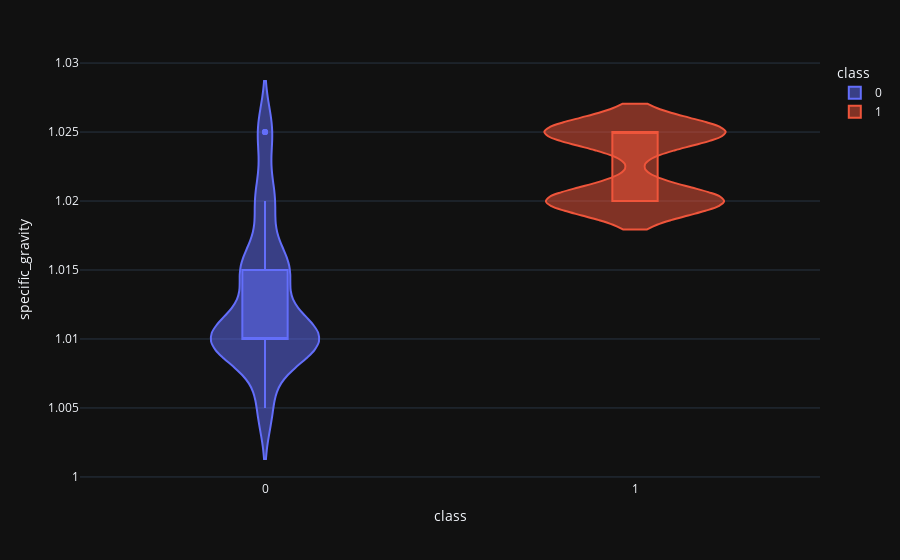

Here is the notebook cell this chart was saved with:
### Code cell
violin('specific_gravity')

### Figure 1 — Plotly figure (JSON) as saved in the notebook; plotly's stock layout.template omitted (floating-point values rounded to 4 significant figures)
{"data": [{"alignmentgroup": "True", "box": {"visible": true}, "hovertemplate": "class=%{x}<br>specific_gravity=%{y}<extra></extra>", "legendgroup": "0", "marker": {"color": "#636efa"}, "name": "0", "offsetgroup": "0", "orientation": "v", "scalegroup": "True", "showlegend": true, "type": "violin", "x": [0, 0, 0, 0, 0, 0, 0, 0, 0, 0, 0, 0, 0, 0, 0, 0, 0, 0, 0, 0, 0, 0, 0, 0, 0, 0, 0, 0, 0, 0, 0, 0, 0, 0, 0, 0, 0, 0, 0, 0, 0, 0, 0], "x0": " ", "xaxis": "x", "y": [1.005, 1.02, 1.01, 1.01, 1.015, 1.025, 1.01, 1.005, 1.02, 1.01, 1.015, 1.005, 1.01, 1.01, 1.015, 1.01, 1.01, 1.015, 1.015, 1.01, 1.015, 1.01, 1.01, 1.01, 1.025, 1.01, 1.02, 1.01, 1.025, 1.01, 1.01, 1.01, 1.02, 1.015, 1.015, 1.01, 1.01, 1.015, 1.01, 1.01, 1.015, 1.01, 1.01], "y0": " ", "yaxis": "y"}, {"alignmentgroup": "True", "box": {"visible": true}, "hovertemplate": "class=%{x}<br>specific_gravity=%{y}<extra></extra>", "legendgroup": "1", "marker": {"color": "#EF553B"}, "name": "1", "offsetgroup": "1", "orientation": "v", "scalegroup": "True", "showlegend": true, "type": "violin", "x": [1, 1, 1, 1, 1, 1, 1, 1, 1, 1, 1, 1, 1, 1, 1, 1, 1, 1, 1, 1, 1, 1, 1, 1, 1, 1, 1, 1, 1, 1, 1, 1, 1, 1, 1, 1, 1, 1, 1, 1, 1, 1, 1, 1, 1, 1, 1, 1, 1, 1, 1, 1, 1, 1, 1, 1, 1, 1, 1, 1, 1, 1, 1, 1, 1, 1, 1, 1, 1, 1, 1, 1, 1, 1, 1, 1, 1, 1, 1, 1, 1, 1, 1, 1, 1, 1, 1, 1, 1, 1, 1, 1, 1, 1, 1, 1, 1, 1, 1, 1, 1, 1, 1, 1, 1, 1, 1, 1, 1, 1, 1, 1, 1, 1, 1], "x0": " ", "xaxis": "x", "y": [1.025, 1.025, 1.025, 1.025, 1.025, 1.025, 1.025, 1.02, 1.02, 1.02, 1.02, 1.02, 1.02, 1.02, 1.02, 1.02, 1.02, 1.025, 1.025, 1.025, 1.025, 1.025, 1.02, 1.025, 1.02, 1.025, 1.025, 1.02, 1.025, 1.02, 1.02, 1.02, 1.025, 1.02, 1.02, 1.02, 1.02, 1.025, 1.025, 1.02, 1.02, 1.02, 1.025, 1.02, 1.025, 1.02, 1.025, 1.02, 1.025, 1.02, 1.02, 1.025, 1.02, 1.02, 1.025, 1.025, 1.025, 1.02, 1.02, 1.025, 1.02, 1.02, 1.025, 1.025, 1.02, 1.025, 1.02, 1.025, 1.025, 1.02, 1.02, 1.02, 1.02, 1.025, 1.02, 1.025, 1.025, 1.02, 1.02, 1.025, 1.02, 1.025, 1.025, 1.025, 1.025, 1.025, 1.02, 1.02, 1.025, 1.02, 1.025, 1.025, 1.02, 1.025, 1.02, 1.025, 1.02, 1.025, 1.025, 1.02, 1.02, 1.025, 1.025, 1.02, 1.025, 1.025, 1.025, 1.02, 1.025, 1.02, 1.02, 1.025, 1.02, 1.025, 1.025], "y0": " ", "yaxis": "y"}], "layout": {"legend": {"title": {"text": "class"}, "tracegroupgap": 0}, "margin": {"t": 60}, "violinmode": "overlay", "xaxis": {"anchor": "y", "categoryarray": [0, 1], "categoryorder": "array", "domain": [0, 1], "title": {"text": "class"}}, "yaxis": {"anchor": "x", "domain": [0, 1], "title": {"text": "specific_gravity"}}}}
